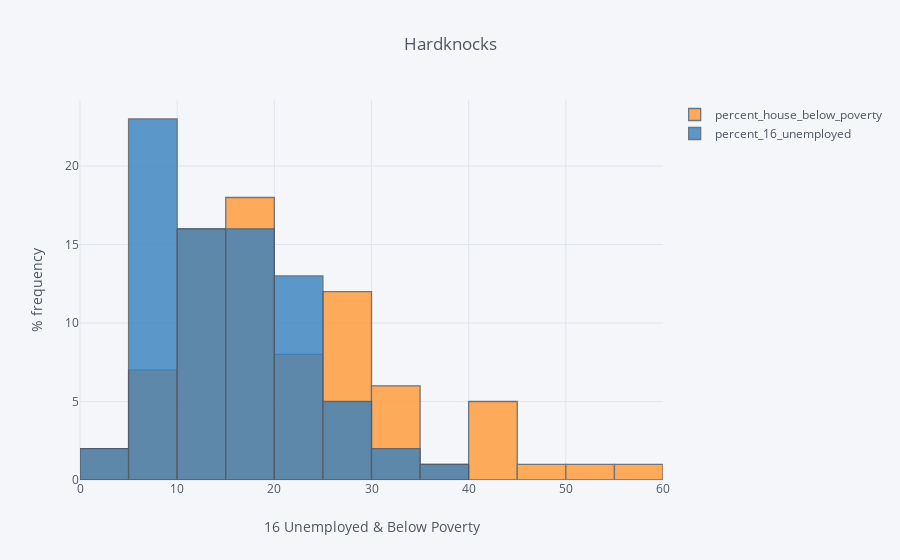

Notebook cell for this chart:
### Markdown cell above
#### Question 1
##### Plot overlaid histograms using variables `percent_16_unemployed` and `percent_house_below_poverty`.
##### Set `barmode` as `overlay` and make sure to label the axes.

### Code cell
chicago_census[['percent_house_below_poverty','percent_16_unemployed']].iplot(kind = 'hist',
                                barmode = 'overlay',
                                xTitle = '16 Unemployed & Below Poverty',
                                yTitle = '% frequency',
                                title = 'Hardknocks')

### Figure 1 — Plotly figure (JSON) as saved in the notebook; plotly's stock layout.template omitted (floating-point values rounded to 4 significant figures)
{"data": [{"histfunc": "count", "histnorm": "", "marker": {"color": "rgba(255, 153, 51, 1.0)", "line": {"color": "#4D5663", "width": 1.3}}, "name": "percent_house_below_poverty", "opacity": 0.8, "orientation": "v", "type": "histogram", "uid": "7fcdc633-99e0-461c-9f6d-794ddfe0da5c", "x": [23.6, 17.2, 24, 10.9, 7.5, 11.4, 12.3, 12.9, 3.3, 5.4, 8.6, 7.5, 13.2, 19.2, 11.6, 13.1, 10.6, 15.3, 18.7, 20.5, 15.3, 16.8, 33.9, 14.7, 28.6, 41.7, 42.4, 20.6, 43.1, 30.7, 25.8, 14.7, 13.8, 40.1, 29.6, 39.7, 51.2, 29.3, 21.7, 42.1, 18.4, 30.7, 31.1, 27.8, 17.2, 29.8, 33, 11.5, 19.8, 21.6, 29.2, 19.2, 25.9, 56.5, 17.1, 8.8, 14.1, 23.6, 18.7, 18.9, 29, 15.6, 23.4, 8.9, 14.9, 27.9, 34.4, 46.6, 29.6, 10.4, 27.6, 5.1, 16.9, 3.4, 13.2, 15.4, 18.2, 19.7]}, {"histfunc": "count", "histnorm": "", "marker": {"color": "rgba(55, 128, 191, 1.0)", "line": {"color": "#4D5663", "width": 1.3}}, "name": "percent_16_unemployed", "opacity": 0.8, "orientation": "v", "type": "histogram", "uid": "f8d0173d-9daa-4e3d-bba8-760d09e1e68c", "x": [8.7, 8.8, 8.9, 8.2, 5.2, 4.7, 5.1, 7, 6.5, 9, 12.4, 6.8, 9.9, 10, 12.6, 10, 10, 13.8, 14.6, 13.1, 9.2, 8.2, 17.3, 6.6, 22.6, 25.8, 19.6, 10.7, 21.2, 15.8, 15.8, 5.7, 4.9, 16.7, 18.2, 28.7, 33.9, 24.3, 15.7, 28.6, 8.4, 23.4, 20, 24, 21.1, 19.7, 18.6, 20, 20.3, 22.8, 16.3, 12.1, 19.4, 34.6, 9.6, 11.3, 16.5, 13.9, 13.4, 13.7, 23, 16.7, 18.2, 9.5, 9.6, 17.1, 35.9, 28, 23, 11.7, 28.3, 8, 20.8, 8.7, 15, 7.1, 9.2, 12.9]}], "layout": {"barmode": "overlay", "legend": {"bgcolor": "#F5F6F9", "font": {"color": "#4D5663"}}, "paper_bgcolor": "#F5F6F9", "plot_bgcolor": "#F5F6F9", "title": {"font": {"color": "#4D5663"}, "text": "Hardknocks"}, "xaxis": {"gridcolor": "#E1E5ED", "showgrid": true, "tickfont": {"color": "#4D5663"}, "title": {"font": {"color": "#4D5663"}, "text": "16 Unemployed & Below Poverty"}, "zerolinecolor": "#E1E5ED"}, "yaxis": {"gridcolor": "#E1E5ED", "showgrid": true, "tickfont": {"color": "#4D5663"}, "title": {"font": {"color": "#4D5663"}, "text": "% frequency"}, "zerolinecolor": "#E1E5ED"}}}
